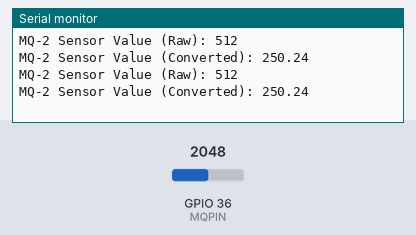
This program was run on a simulated ESP32. On the bench: the last lines printed to the serial monitor. The test bench sets the inputs (shaded band); at power-on: GPIO 36 (MQPIN) = 2048 (analog values on the 0–4095 scale).

Above: at 5.8 s.
5.9 s: GPIO 36 (MQPIN) set to 2866
At 10.8 s:
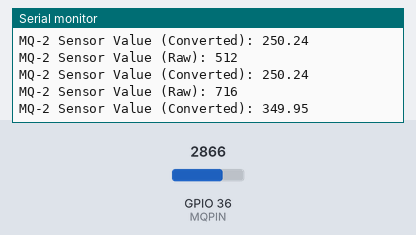
11.9 s: GPIO 36 (MQPIN) set to 3603
At 16.0 s:
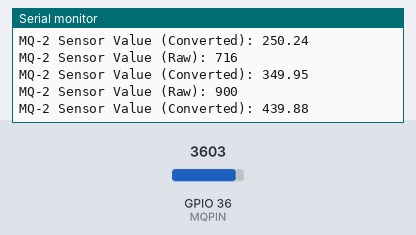
Timing chart, 0 to 17.5 s (numbered marks = the images above; inputs shaded):
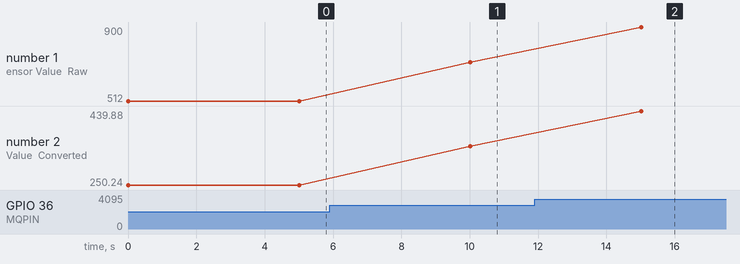

The program:

main.cpp
```cpp
#include <Arduino.h>

#define MQPIN 36    // Analog pin connected to MQ-2 sensor
#define MQDPIN D1   // Digital pin connected to MQ-2 sensor digital output

// put function declarations here:
void readSensors();

void setup() {
  Serial.begin(9600);
  analogSetAttenuation(ADC_11db);
  analogReadResolution(10);
  analogSetWidth(10);
  // pinMode(MQDPIN, INPUT);
}

void loop() {
  // put your main code here, to run repeatedly:
  readSensors();
}

void readSensors() {
  // Wait a few seconds between measurements.
  int sensorValue = analogRead (MQPIN);
  // int digitalValue = digitalRead(MQDPIN);

  // Reading temperature or humidity takes about 250 milliseconds!
  // float humidity = dht.readHumidity();
  // Read temperature as Celsius (the default)
  // float temperature = dht.readTemperature(true);

  /* Check if any reads failed and exit early (to try again).
  if (isnan(humidity) || isnan(temperature)) {
    Serial.println("Failed to read from DHT sensor!");
    return;
  }

  // Compute heat index in Celsius (isFahrenheit = false)
  float heatIndex = dht.computeHeatIndex(temperature, humidity, true);

  Serial.print("Humidity: ");
  Serial.print(humidity);
  Serial.print("%  Temperature: ");
  Serial.print(temperature);
  Serial.print("F  Heat index: ");
  Serial.print(heatIndex);
  Serial.println("F");
  */

  Serial.print("MQ-2 Sensor Value (Raw): ");
  Serial.println(sensorValue);
  Serial.print("MQ-2 Sensor Value (Converted): ");
  Serial.println((sensorValue * (5.0 / 1023.0) * 100.0)); // assuming 10-bit ADC
  /*
  Serial.print("MQ-2 Digital Value: ");
  Serial.println(digitalValue);

  display.fillScreen(BLACK);
  display.setCursor(0, 5);
  display.setTextSize(1);
  if(temperature > 80){
    display.setTextColor(RED);
  } else {
    if(temperature < 45) {
      display.setTextColor(BLUE);
    } else {
      display.setTextColor(GREEN);
    }
  }
  display.printf("Temp: %.1fF\n", temperature);
  display.printf("HeatIdx: %.1fF\n", heatIndex);
  display.setTextColor(YELLOW);
  display.printf("Humidity: %.1f%%\n", humidity);
  display.printf("Gas: %d", sensorValue);
  */
  delay(5000);
}
```

Measured:
- after the input at 5.9 s, the serial monitor: prints a new line after 4.1 s (image 1)
- after the input at 11.9 s, the serial monitor: prints a new line after 3.1 s (image 2)
- plotted number 1: 512 → 716 after the input at 5.9 s, 716 → 900 after the input at 11.9 s
- plotted number 2: 250.24 → 349.95 after the input at 5.9 s, 349.95 → 439.88 after the input at 11.9 s
